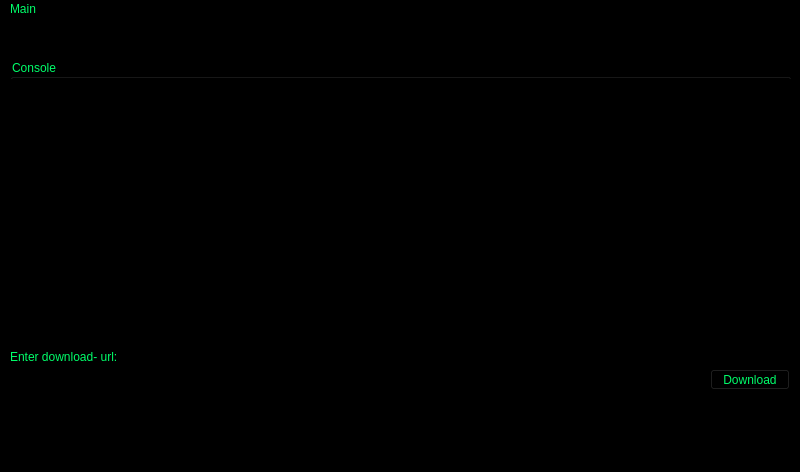
<?xml version="1.0" encoding="UTF-8"?>
<ui version="4.0">
 <class>MainWindow</class>
 <widget class="QMainWindow" name="MainWindow">
  <property name="geometry">
   <rect>
    <x>0</x>
    <y>0</y>
    <width>800</width>
    <height>472</height>
   </rect>
  </property>
  <property name="windowTitle">
   <string>Youtube-Downloader</string>
  </property>
  <property name="styleSheet">
   <string notr="true">background-color:	rgb(0, 0, 0);
color: rgb(0, 255, 106);
</string>
  </property>
  <widget class="QWidget" name="centralwidget">
   <widget class="QLineEdit" name="inpuri">
    <property name="geometry">
     <rect>
      <x>10</x>
      <y>350</y>
      <width>681</width>
      <height>21</height>
     </rect>
    </property>
   </widget>
   <widget class="QPushButton" name="dlbtn">
    <property name="geometry">
     <rect>
      <x>710</x>
      <y>350</y>
      <width>80</width>
      <height>21</height>
     </rect>
    </property>
    <property name="text">
     <string>Download</string>
    </property>
   </widget>
   <widget class="QGroupBox" name="groupBox">
    <property name="geometry">
     <rect>
      <x>10</x>
      <y>40</y>
      <width>781</width>
      <height>281</height>
     </rect>
    </property>
    <property name="title">
     <string>Console</string>
    </property>
    <widget class="QTextBrowser" name="console">
     <property name="geometry">
      <rect>
       <x>0</x>
       <y>20</y>
       <width>781</width>
       <height>261</height>
      </rect>
     </property>
    </widget>
   </widget>
   <widget class="QLabel" name="label">
    <property name="geometry">
     <rect>
      <x>10</x>
      <y>330</y>
      <width>251</width>
      <height>16</height>
     </rect>
    </property>
    <property name="text">
     <string>Enter download- url: </string>
    </property>
   </widget>
   <zorder>groupBox</zorder>
   <zorder>inpuri</zorder>
   <zorder>dlbtn</zorder>
   <zorder>label</zorder>
  </widget>
  <widget class="QStatusBar" name="statusbar"/>
  <widget class="QMenuBar" name="menuBar">
   <property name="geometry">
    <rect>
     <x>0</x>
     <y>0</y>
     <width>800</width>
     <height>20</height>
    </rect>
   </property>
   <widget class="QMenu" name="menuMain">
    <property name="title">
     <string>Main</string>
    </property>
    <addaction name="actionAbout_2"/>
    <addaction name="actionUpdate_2"/>
    <addaction name="actionWebsite"/>
   </widget>
   <addaction name="menuMain"/>
  </widget>
  <action name="actionAbout">
   <property name="text">
    <string>About</string>
   </property>
  </action>
  <action name="actionUpdate">
   <property name="text">
    <string>Update</string>
   </property>
  </action>
  <action name="actionAbout_2">
   <property name="text">
    <string>About</string>
   </property>
  </action>
  <action name="actionUpdate_2">
   <property name="text">
    <string>Update</string>
   </property>
  </action>
  <action name="actionWebsite">
   <property name="text">
    <string>Website</string>
   </property>
  </action>
 </widget>
 <resources/>
 <connections/>
</ui>
